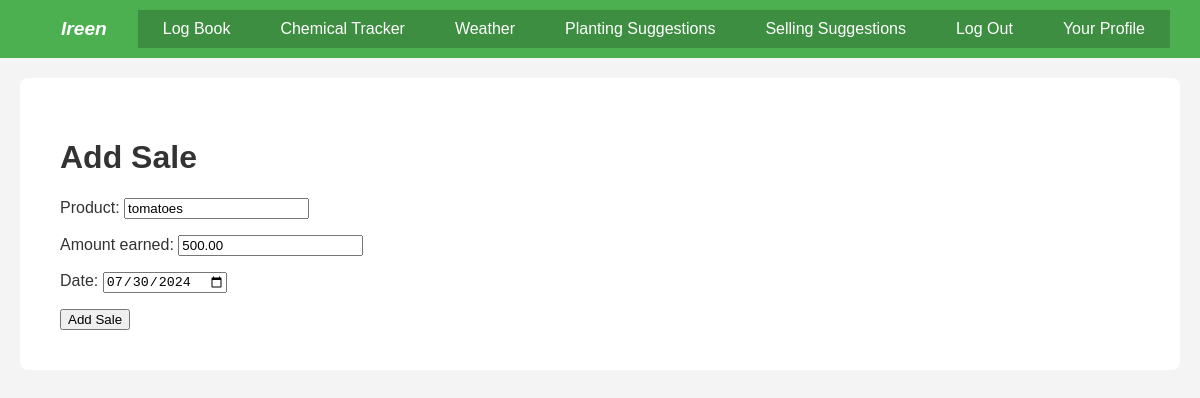
Screenshot of /logbook/update_sale/3/ (signed in) with the database file from the repository.
### logbook/models.py (models this page shows, shortened)
class Sale(models.Model):
    user = models.ForeignKey(User, on_delete=models.CASCADE)
    product = models.CharField(max_length=100)
    amount_earned = models.DecimalField(max_digits=10, decimal_places=2)
    date = models.DateField()

### logbook/views.py (the view)
# urls.py: path('update_sale/<int:pk>/', views.update_sale, name='update_sale'),
@login_required
def update_sale(request, pk):
    sale = Sale.objects.get(pk=pk, user=request.user)
    if request.method == 'POST':
        form = SaleForm(request.POST, instance=sale)
        if form.is_valid():
            form.save()
            return redirect('logbook:logbook')
    else:
        form = SaleForm(instance=sale)
    return render(request, 'logbook/add_sale.html', {'form': form})

### logbook/forms.py
class SaleForm(forms.ModelForm):
    class Meta:
        model = Sale
        fields = ['product', 'amount_earned', 'date']
        widgets = {
            'date': forms.DateInput(format='%Y-%m-%d', attrs={'type': 'date'})
        }

### logbook/templates/logbook/add_sale.html (shortened to what this page needs)
{% extends 'base.html' %}
{% block content %}
<!DOCTYPE html>
<html>
<head>
</head>
<body>
    <h1>Add Sale</h1>
    <form method="post">
        {{ form.as_p }}
        <button type="submit">Add Sale</button>
    </form>
</body>
</html>
{% endblock %}

### static/css/main.css (style rules this page uses)
body { font-family: Arial, sans-serif; margin: 0; padding: 0; color: #333; background-color: #f4f4f4; }

### rows the page displays
Sale: product "tomatoes", amount_earned "500.00", date "07/30/2024"
